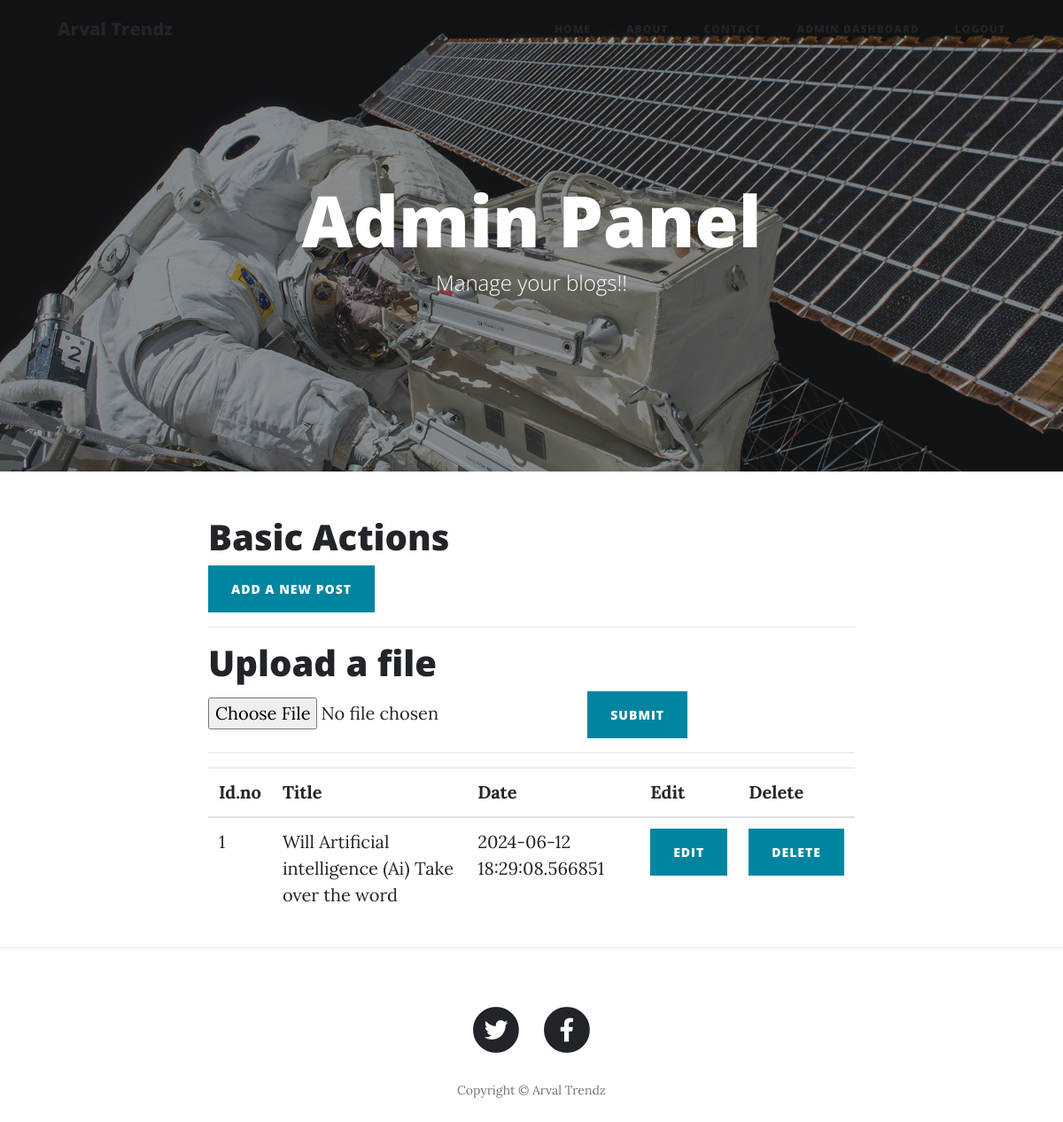
The page /dashboard (signed in) on the database its author committed.
### app.py (models this page shows)
class Posts(db.Model):
	id = db.Column(db.Integer, primary_key=True,nullable=False)
	title = db.Column(db.String(20),nullable=False)
	sub_heading = db.Column(db.String(50),nullable=True)
	content = db.Column(db.String(80), nullable=False)
	slug = db.Column(db.String(12), unique=True, nullable=False)
	img_file = db.Column(db.String(120), nullable=True)
	date = db.Column(db.String(12), nullable=False)

### app.py (the view)
@app.route("/dashboard")
@login_required
def dashboard():
	posts=Posts.query.all()
	return render_template("dashboard.html",params=params,posts=posts,current_user=current_user)

### app.py (called while the page is built)
@login_manager.user_loader
def load_user(user_id):
    return User.query.get(int(user_id))

### templates/dashboard.html
{% extends "layout.html" %}
{% block body %}
  <header class="masthead" style="background-image: url('{{url_for('static',filename='img/post-bg.jpg')}}')">
    <div class="overlay"></div>
    <div class="container">
      <div class="row">
        <div class="col-lg-8 col-md-10 mx-auto">
          <div class="site-heading">
            <h1>Admin Panel</h1>
            <span class="subheading">Manage your blogs!!</span>
          </div>
        </div>
      </div>
    </div>
  </header>
  <div class="container">
    <div class="row">
      <div class="col-lg-8 col-md-10 mx-auto">
        <h1>Basic Actions</h1>
        <a href="/edit/0"><button class="btn btn-primary">Add a new Post</button></a>
        <hr>
          <h1>Upload a file</h1>
          <form action="/uploader" method="post" enctype="multipart/form-data">
          <input type="file" name="file1">
          <button type="submit" class="btn btn-primary">Submit</button>
        </form>
        <hr>
        <table class="table">
        <thead>
          <tr>
            <th>Id.no</th>
            <th>Title</th>
            <th >Date</th>
            <th>Edit</th>
            <th >Delete</th>
          </tr>
        </thead>
        <tbody>
          {% for post in posts %}
          <tr>
            <td>{{post.id}}</td>
            <td>{{post.title}}</td>
            <td>{{post.date}}</td>
            <td><a href="/edit/{{post.id}}"><button class="btn btn-primary">Edit</button></a></td>
            <td><a href="/delete/{{post.id}}"><button class="btn btn-primary">Delete</button></td></a>
          </tr>
           {% endfor %}
        </tbody>
      </table>
      </div>
    </div>
  </div>
 {% endblock %}

### rows shown on the page
Posts: id "1", title "Will Artificial intelligence (Ai) Take over the word", date "2024-06-12 18:29:08.566851"
